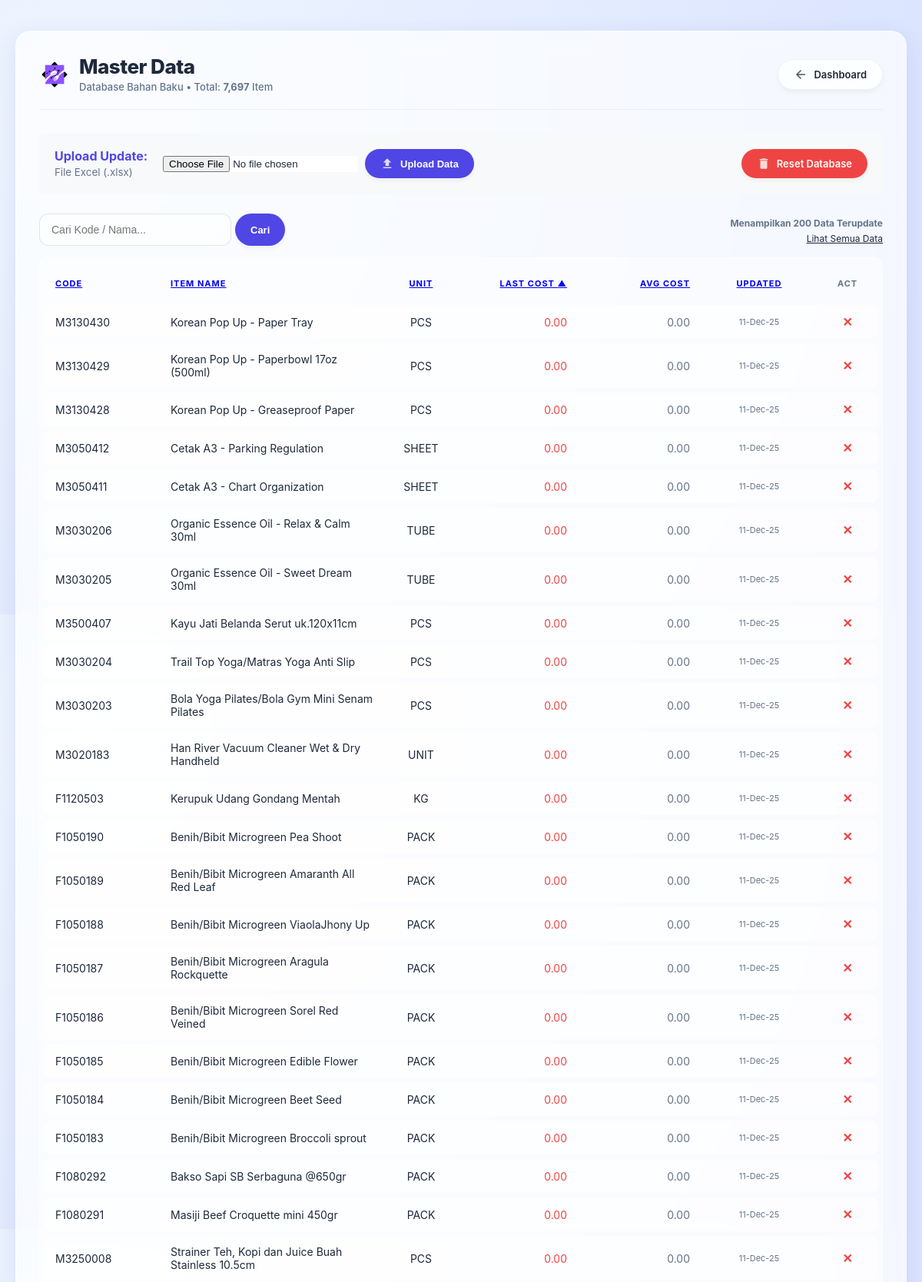
Page /import_master.php?sort=last_direct_cost&order=ASC (upper part) on the committed database.
### tables this page shows
CREATE TABLE items (
        code TEXT PRIMARY KEY,
        name TEXT,
        blocked INTEGER DEFAULT 0,
        unit TEXT,
        inventory REAL DEFAULT 0,
        costing_method TEXT DEFAULT 'Average',
        unit_cost REAL DEFAULT 0,
        last_direct_cost REAL DEFAULT 0,
        gen_prod_post_group TEXT,
        vat_prod_post_group TEXT,
        inv_post_group TEXT,
        reorder_quantity REAL DEFAULT 0,
        system_id TEXT,
        last_modified TEXT,
        last_modified_by TEXT
    , last_updated DATETIME);

### import_master.php (the view, shortened to what this page needs)
<?php
require 'db.php';
$search = $_GET['q'] ?? '';
$show_all = isset($_GET['show_all']);
$limit_default = 200;
$sort_col = $_GET['sort'] ?? 'last_updated';
$sort_order = $_GET['order'] ?? 'DESC';
function getSortLink($col, $label, $curCol, $curOrd) {
    global $search, $show_all;
    $newOrd = ($curCol == $col && $curOrd == 'ASC') ? 'DESC' : 'ASC';
    $icon = ($curCol == $col) ? ($curOrd == 'ASC' ? ' ▲' : ' ▼') : '';
    $url = "?sort=$col&order=$newOrd" . ($search ? "&q=$search" : "") . ($show_all ? "&show_all=1" : "");
    return "<a href='$url'>$label$icon</a>";
}
if ($search) {
    $sql = "SELECT * FROM items WHERE code LIKE ? OR name LIKE ? ORDER BY $sort_col $sort_order";
    $stmt = $pdo->prepare($sql);
    $stmt->execute(["%$search%", "%$search%"]);
    $items = $stmt->fetchAll();
    $view_label = "Hasil Pencarian: " . count($items) . " item";
} elseif ($show_all) {
    $items = $pdo->query("SELECT * FROM items ORDER BY $sort_col $sort_order")->fetchAll();
    $view_label = "Menampilkan SEMUA DATA";
} else {
    $items = $pdo->query("SELECT * FROM items ORDER BY $sort_col $sort_order LIMIT $limit_default")->fetchAll();
    $view_label = "Menampilkan $limit_default Data Terupdate";
}
$total_db = $pdo->query("SELECT COUNT(*) FROM items")->fetchColumn();
?>
<!DOCTYPE html>
<html lang="id">
<head>
    <link rel="stylesheet" href="style.css">
</head>
<body>
<div class="container">
    <div class="page-header">
        <div class="page-title">
            <div class="brand-wrapper">
                <img src="assets/app-logo.png" alt="Logo" class="app-logo">
                <div>
                    <h1>Master Data</h1>
                    <span>Database Bahan Baku • Total: <strong><?php echo number_format($total_db); ?></strong> Item</span>
                </div>
            </div>
        </div>
        <a href="index.php" class="btn btn-secondary">
            <svg class="icon" viewBox="0 0 24 24"><path d="M20 11H7.83l5.59-5.59L12 4l-8 8 8 8 1.41-1.41L7.83 13H20v-2z"/></svg>
            Dashboard
        </a>
    </div>
    <div style="background: #f8f9fa; padding: 20px; border: 1px solid var(--border); border-radius: 6px; margin-bottom: 25px;">
        <div style="display:flex; justify-content:space-between; align-items:center;">
            <form method="post" enctype="multipart/form-data" style="display: flex; gap: 10px; align-items: center; flex:1;">
                <div style="margin-right:10px;">
                    <strong style="color:var(--primary);">Upload Update:</strong><br>
                    <small style="color:var(--text-muted);">File Excel (.xlsx)</small>
                </div>
                <input type="file" name="file" accept=".csv, .xlsx, .xls" required style="background:white; max-width:300px;">
                <button type="submit" name="upload" class="btn btn-primary">
                    <svg class="icon" viewBox="0 0 24 24"><path d="M9 16h6v-6h4l-7-7-7 7h4zm-4 2h14v2H5z"/></svg>
                    Upload Data
                </button>
            </form>
            <a href="import_master.php?action=reset_all" class="btn btn-danger"
               onclick="return confirm('PERINGATAN KERAS!\n\nAnda akan MENGHAPUS SEMUA DATA Master Item.\n\nYakin?');">
               <svg class="icon" viewBox="0 0 24 24"><path d="M6 19c0 1.1.9 2 2 2h8c1.1 0 2-.9 2-2V7H6v12zM19 4h-3.5l-1-1h-5l-1 1H5v2h14V4z"/></svg>
               Reset Database
            </a>
        </div>
    </div>
    <div style="display:flex; justify-content:space-between; align-items:center; margin-bottom:15px;">
        <form method="get" style="display:flex; gap:5px;">
            <input type="text" name="q" placeholder="Cari Kode / Nama..." value="<?php echo htmlspecialchars($search); ?>" style="width:250px;">
            <button type="submit" class="btn btn-primary">Cari</button>
        </form>
        <div class="text-right">
            <span style="font-size:12px; color:var(--text-muted); font-weight:bold;"><?php echo $view_label; ?></span><br>
            <?php if(!$search && !$show_all): ?>
                <a href="import_master.php?show_all=1" style="font-size:12px; color:var(--accent);">Lihat Semua Data</a>
            <?php endif; ?>
        </div>
    </div>
    <div class="table-responsive">
        <table>
            <thead>
                <tr>
                    <th style="width:120px;"><?php echo getSortLink('code', 'Code', $sort_col, $sort_order); ?></th>
                    <th><?php echo getSortLink('name', 'Item Name', $sort_col, $sort_order); ?></th>
                    <th style="width:60px;" class="text-center"><?php echo getSortLink('unit', 'Unit', $sort_col, $sort_order); ?></th>
                    <th style="width:130px;" class="text-right"><?php echo getSortLink('last_direct_cost', 'Last Cost', $sort_col, $sort_order); ?></th>
                    <th style="width:130px;" class="text-right"><?php echo getSortLink('unit_cost', 'Avg Cost', $sort_col, $sort_order); ?></th>
                    <th style="width:120px;" class="text-center"><?php echo getSortLink('last_updated', 'Updated', $sort_col, $sort_order); ?></th>
                    <th style="width:50px;" class="text-center">Act</th>
                </tr>
            </thead>
            <tbody>
                <?php foreach($items as $item): ?>
                <tr>
                    <td class="font-mono text-bold" style="color:var(--accent);"><?php echo htmlspecialchars($item['code']); ?></td>
                    <td><?php echo htmlspecialchars($item['name']); ?></td>
                    <td class="text-center text-bold"><?php echo htmlspecialchars($item['unit']); ?></td>
                    <td class="text-right font-mono" style="<?php echo ($item['last_direct_cost'] == 0) ? 'color:var(--danger);' : ''; ?>">
                        <?php echo number_format($item['last_direct_cost'], 2); ?>
                    </td>
                    <td class="text-right font-mono" style="color:var(--text-muted);">
                        <?php echo number_format($item['unit_cost'], 2); ?>
                    </td>
                    <td class="text-center" style="font-size:11px; color:var(--text-muted);">
                        <?php echo date('d-M-y', strtotime($item['last_updated'])); ?>
                    </td>
                    <td class="text-center">
                        <a href="import_master.php?action=delete&code=<?php echo urlencode($item['code']); ?>"
                           onclick="return confirm('Hapus Item?');" title="Hapus"
                           style="color:var(--danger); text-decoration:none; font-weight:bold; font-size:16px;">
                           ✕
                        </a>
                    </td>
                </tr>
                <?php endforeach; ?>
            </tbody>
        </table>
    </div>
</div>
</body>
</html>

### style.css (style rules this page uses)
:root { --glass-bg: rgba(255, 255, 255, 0.7); --glass-border: 1px solid rgba(255, 255, 255, 0.6); --glass-shadow: 0 8px 32px 0 rgba(31, 38, 135, 0.1); --backdrop: blur(12px); --primary: #4f46e5; --primary-hover: #4338ca; --text-main: #1e293b; --text-muted: #64748b; --danger: #ef4444; --success: #10b981; --radius-l: 20px; --radius-m: 12px; --radius-s: 8px; }
body { background: linear-gradient(135deg, #fdfbfb 0%, #ebedee 100%); background: radial-gradient(circle at 10% 20%, rgb(239, 246, 255) 0%, rgb(219, 228, 255) 90%); font-family: 'Inter', 'Segoe UI', sans-serif; color: var(--text-main); margin: 0; padding: 40px 20px; min-height: 100vh; }
.container { max-width: 1300px; margin: 0 auto; background: var(--glass-bg); backdrop-filter: var(--backdrop); -webkit-backdrop-filter: var(--backdrop); border: var(--glass-border); box-shadow: var(--glass-shadow); border-radius: var(--radius-l); padding: 30px; }
.page-header { display: flex; justify-content: space-between; align-items: center; margin-bottom: 30px; border-bottom: 1px solid rgba(0,0,0,0.05); padding-bottom: 20px; }
.page-title h1 { margin: 0; font-size: 26px; font-weight: 800; color: var(--text-main); letter-spacing: -0.5px; }
.page-title span { font-size: 13px; color: var(--text-muted); font-weight: 500; }
.btn, .btn-icon, button { display: inline-flex; align-items: center; gap: 8px; padding: 10px 20px; font-size: 13px; font-weight: 600; border: none; border-radius: 50px; cursor: pointer; text-decoration: none; transition: all 0.3s ease; box-shadow: 0 4px 6px -1px rgba(0, 0, 0, 0.05); }
.btn-primary, .btn-save, .btn-search, .btn-upload { background: var(--primary); color: white; }
.btn-secondary, .btn-back { background: rgba(255,255,255,0.8); color: var(--text-main); border: 1px solid rgba(0,0,0,0.05); }
.btn-danger, .btn-reset { background: var(--danger); color: white; }
input[type="text"], input[type="number"], .file-input, select { width: 100%; padding: 12px 15px; background: rgba(255, 255, 255, 0.5); border: 1px solid rgba(0,0,0,0.1); border-radius: var(--radius-m); font-size: 14px; color: var(--text-main); box-sizing: border-box; transition: 0.3s; }
.table-responsive { background: rgba(255,255,255,0.4); border-radius: var(--radius-m); padding: 5px; border: 1px solid rgba(255,255,255,0.5); }
table { width: 100%; border-collapse: separate; border-spacing: 0 6px; margin-top: 0; }
th { padding: 15px; font-size: 11px; font-weight: 700; text-transform: uppercase; color: var(--text-muted); letter-spacing: 1px; border: none; text-align: left; }
td { background: rgba(255, 255, 255, 0.6); padding: 12px 15px; border: none; font-size: 14px; }
tr td:first-child { border-top-left-radius: 10px; border-bottom-left-radius: 10px; }
tr td:last-child { border-top-right-radius: 10px; border-bottom-right-radius: 10px; }
.icon { width: 18px; height: 18px; fill: currentColor; opacity: 0.8; }
.text-center { text-align: center; }
.text-right { text-align: right; }
.app-logo { height: 40px; width: auto; display: block; }
.brand-wrapper { display: flex; align-items: center; gap: 12px; }

### rows in the picture
items: code "M3130430", name "Korean Pop Up - Paper Tray", unit "PCS", last_direct_cost "0.00", unit_cost "0.00", last_updated "11-Dec-25"
items: code "M3130429", name "Korean Pop Up - Paperbowl 17oz (500ml)", unit "PCS", last_direct_cost "0.00", unit_cost "0.00", last_updated "11-Dec-25"
items: code "M3130428", name "Korean Pop Up - Greaseproof Paper", unit "PCS", last_direct_cost "0.00", unit_cost "0.00", last_updated "11-Dec-25"
items: code "M3050412", name "Cetak A3 - Parking Regulation", unit "SHEET", last_direct_cost "0.00", unit_cost "0.00", last_updated "11-Dec-25"
items: code "M3050411", name "Cetak A3 - Chart Organization", unit "SHEET", last_direct_cost "0.00", unit_cost "0.00", last_updated "11-Dec-25"
items: code "M3030206", name "Organic Essence Oil - Relax & Calm 30ml", unit "TUBE", last_direct_cost "0.00", unit_cost "0.00", last_updated "11-Dec-25"
items: code "M3030205", name "Organic Essence Oil - Sweet Dream 30ml", unit "TUBE", last_direct_cost "0.00", unit_cost "0.00", last_updated "11-Dec-25"
items: code "M3500407", name "Kayu Jati Belanda Serut uk.120x11cm", unit "PCS", last_direct_cost "0.00", unit_cost "0.00", last_updated "11-Dec-25"
items: code "M3030204", name "Trail Top Yoga/Matras Yoga Anti Slip", unit "PCS", last_direct_cost "0.00", unit_cost "0.00", last_updated "11-Dec-25"
items: code "M3030203", name "Bola Yoga Pilates/Bola Gym Mini Senam Pilates", unit "PCS", last_direct_cost "0.00", unit_cost "0.00", last_updated "11-Dec-25"
items: code "M3020183", name "Han River Vacuum Cleaner Wet & Dry Handheld", unit "UNIT", last_direct_cost "0.00", unit_cost "0.00", last_updated "11-Dec-25"
items: code "F1120503", name "Kerupuk Udang Gondang Mentah", unit "KG", last_direct_cost "0.00", unit_cost "0.00", last_updated "11-Dec-25"
items: code "F1050190", name "Benih/Bibit Microgreen Pea Shoot", unit "PACK", last_direct_cost "0.00", unit_cost "0.00", last_updated "11-Dec-25"
items: code "F1050189", name "Benih/Bibit Microgreen Amaranth All Red Leaf", unit "PACK", last_direct_cost "0.00", unit_cost "0.00", last_updated "11-Dec-25"
items: code "F1050188", name "Benih/Bibit Microgreen ViaolaJhony Up", unit "PACK", last_direct_cost "0.00", unit_cost "0.00", last_updated "11-Dec-25"
items: code "F1050187", name "Benih/Bibit Microgreen Aragula Rockquette", unit "PACK", last_direct_cost "0.00", unit_cost "0.00", last_updated "11-Dec-25"
items: code "F1050186", name "Benih/Bibit Microgreen Sorel Red Veined", unit "PACK", last_direct_cost "0.00", unit_cost "0.00", last_updated "11-Dec-25"
items: code "F1050185", name "Benih/Bibit Microgreen Edible Flower", unit "PACK", last_direct_cost "0.00", unit_cost "0.00", last_updated "11-Dec-25"
items: code "F1050184", name "Benih/Bibit Microgreen Beet Seed", unit "PACK", last_direct_cost "0.00", unit_cost "0.00", last_updated "11-Dec-25"
items: code "F1050183", name "Benih/Bibit Microgreen Broccoli sprout", unit "PACK", last_direct_cost "0.00", unit_cost "0.00", last_updated "11-Dec-25"
items: code "F1080292", name "Bakso Sapi SB Serbaguna @650gr", unit "PACK", last_direct_cost "0.00", unit_cost "0.00", last_updated "11-Dec-25"
items: code "F1080291", name "Masiji Beef Croquette mini 450gr", unit "PACK", last_direct_cost "0.00", unit_cost "0.00", last_updated "11-Dec-25"
items: code "M3250008", name "Strainer Teh, Kopi dan Juice Buah Stainless 10.5cm", unit "PCS", last_direct_cost "0.00", unit_cost "0.00", last_updated "11-Dec-25"

### other values in the picture
$total_db "7,697"
$view_label "Menampilkan 200 Data Terupdate"
$label "CODE ITEM NAME UNIT LAST COST AVG COST UPDATED"
$icon "▲"
